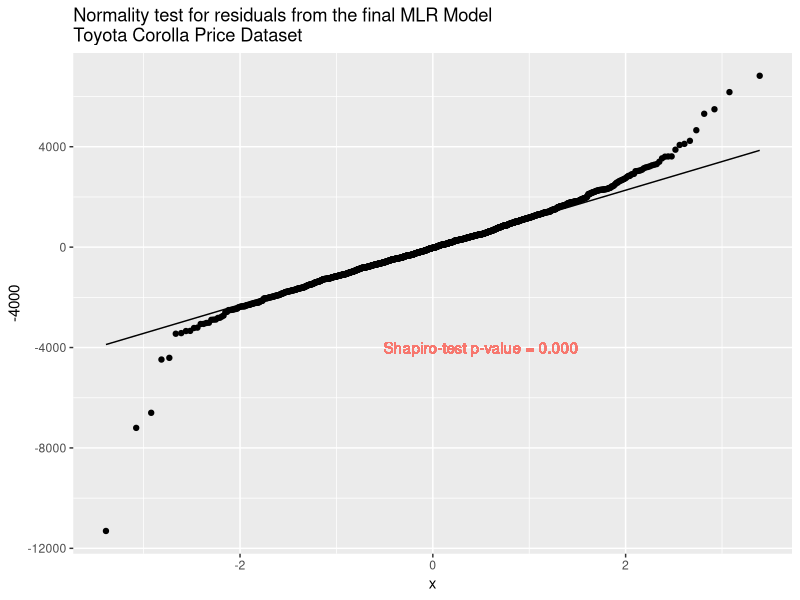
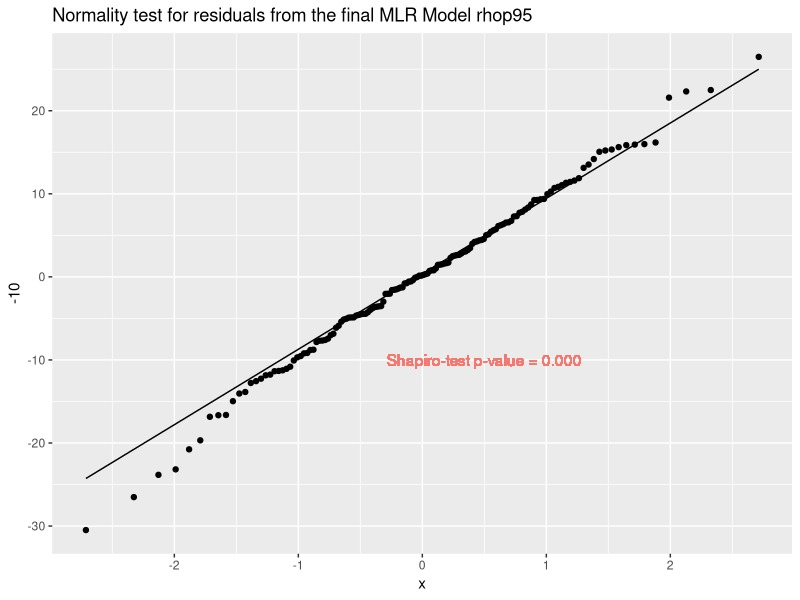
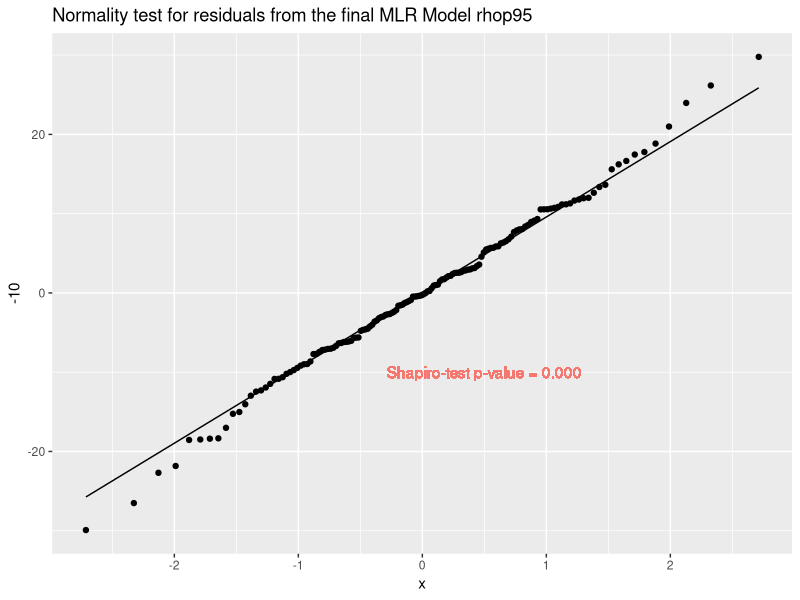

Write the R code that produced these figures, in order.
## ---- chunk 1
knitr::opts_chunk$set(echo = TRUE)

library(ggplot2)
library(gridExtra)

setwd("~/Desktop/Personal Computer/MBA/HOA 732/")
## ---- chunk 2
C <- read.csv("ToyotaCorolla2.csv", header=TRUE)
dim(C)  # 1436   11
head(C)
C$Doors <- factor(C$Doors)
## ---- chunk 3
summary(C)
## ---- chunk 4
lm1 <- lm(Price~Age+KM+Fuel_Type+HP+Met_Color+Automatic+cc+Doors+Quarterly_Tax+Weight,data=C)
smre1 <- summary(lm1)
smre1
library(car)
vif(lm1) # all VIFs < 2
## ---- chunk 5
lm2 <- lm(Price~Age+KM+Fuel_Type+HP+Quarterly_Tax+Weight,data=C) ## Our final model -- explanatory
smre2 <- summary(lm2)
smre2
vif(lm2) # all VIFs < 2
write.csv(smre2$coefficients,"MLR Final Model Toyota Corolla Price Dataset 052920.csv")
## ---- chunk 6
shapiro.test(lm2$residuals)
df.resid <- as.data.frame(lm2$residuals)
colnames(df.resid) <- "Residuals"
#qq plot with normal line (normality test for residuals from lm2)
ggplot(df.resid)+stat_qq(aes(sample=Residuals)) + 
  geom_qq_line(aes(sample=Residuals))+
  geom_text(aes(x=0.5, y=-4000, color="red", label="Shapiro-test p-value = 0.000"))+
  theme(legend.position="none")+ggtitle("Normality test for residuals from the final MLR Model\nToyota Corolla Price Dataset")
## ---- chunk 7
MSE <- sum(lm2$residuals ** 2) / nrow(C)
MSE
RMSE <- sqrt(MSE)
RMSE
## ---- chunk 8
C <- read.csv("rhop50.csv", header=TRUE)
dim(C)
head(C)
## ---- chunk 9
summary(C)
## ---- chunk 10
lm1 <- lm(Y~X1+X2+X3+X4,data=C)
smre1 <- summary(lm1)
smre1
library(car)
vif(lm1) # all VIFs < 2
## ---- chunk 11
shapiro.test(lm1$residuals)
df.resid <- as.data.frame(lm1$residuals)
colnames(df.resid) <- "Residuals"
#qq plot with normal line (normality test for residuals from lm2)
ggplot(df.resid)+stat_qq(aes(sample=Residuals)) + 
  geom_qq_line(aes(sample=Residuals))+
  geom_text(aes(x=0.5, y=-10, color="red", label="Shapiro-test p-value = 0.000"))+
  theme(legend.position="none")+
  ggtitle("Normality test for residuals from the final MLR Model rhop95")
## ---- chunk 12
MSE <- sum(lm1$residuals ** 2) / nrow(C)
MSE
RMSE <- sqrt(MSE)
RMSE
## ---- chunk 13
C <- read.csv("rhop95.csv", header=TRUE)
dim(C)
head(C)
## ---- chunk 14
summary(C)
## ---- chunk 15
lm1 <- lm(Y~X1+X2+X3+X4,data=C)
smre1 <- summary(lm1)
smre1
library(car)
vif(lm1) # all VIFs < 2
## ---- chunk 16
shapiro.test(lm1$residuals)
df.resid <- as.data.frame(lm1$residuals)
colnames(df.resid) <- "Residuals"
#qq plot with normal line (normality test for residuals from lm2)
ggplot(df.resid)+stat_qq(aes(sample=Residuals)) + 
  geom_qq_line(aes(sample=Residuals))+
  geom_text(aes(x=0.5, y=-10, color="red", label="Shapiro-test p-value = 0.000"))+
  theme(legend.position="none")+
  ggtitle("Normality test for residuals from the final MLR Model rhop95")
## ---- chunk 17
MSE <- sum(lm1$residuals ** 2) / nrow(C)
MSE
RMSE <- sqrt(MSE)
RMSE
